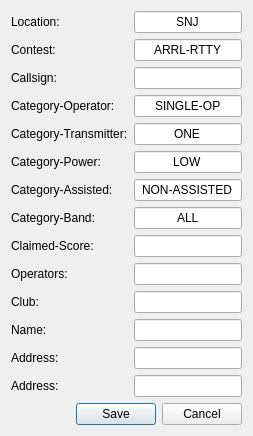
<?xml version="1.0" encoding="UTF-8"?>
<ui version="4.0">
 <class>ExportCabrillo</class>
 <widget class="QDialog" name="ExportCabrillo">
  <property name="windowTitle">
   <string>Dialog</string>
  </property>
  <layout class="QVBoxLayout" name="verticalLayout">
   <item>
    <layout class="QFormLayout" name="formLayout">
     <item row="0" column="0">
      <widget class="QLabel" name="location_label">
       <property name="text">
        <string>Location:</string>
       </property>
       <property name="buddy">
        <cstring>location_line_edit</cstring>
       </property>
      </widget>
     </item>
     <item row="0" column="1">
      <widget class="QLineEdit" name="location_line_edit">
       <property name="text">
        <string>SNJ</string>
       </property>
       <property name="alignment">
        <set>Qt::AlignCenter</set>
       </property>
      </widget>
     </item>
     <item row="1" column="0">
      <widget class="QLabel" name="contest_label">
       <property name="text">
        <string>Contest:</string>
       </property>
       <property name="buddy">
        <cstring>contest_line_edit</cstring>
       </property>
      </widget>
     </item>
     <item row="1" column="1">
      <widget class="QLineEdit" name="contest_line_edit">
       <property name="text">
        <string>ARRL-RTTY</string>
       </property>
       <property name="alignment">
        <set>Qt::AlignCenter</set>
       </property>
      </widget>
     </item>
     <item row="2" column="0">
      <widget class="QLabel" name="call_label">
       <property name="text">
        <string>Callsign:</string>
       </property>
       <property name="buddy">
        <cstring>call_line_edit</cstring>
       </property>
      </widget>
     </item>
     <item row="2" column="1">
      <widget class="QLineEdit" name="call_line_edit">
       <property name="text">
        <string/>
       </property>
       <property name="alignment">
        <set>Qt::AlignCenter</set>
       </property>
      </widget>
     </item>
     <item row="3" column="0">
      <widget class="QLabel" name="category_op_label">
       <property name="text">
        <string>Category-Operator: </string>
       </property>
       <property name="buddy">
        <cstring>category_op_line_edit</cstring>
       </property>
      </widget>
     </item>
     <item row="3" column="1">
      <widget class="QLineEdit" name="category_op_line_edit">
       <property name="text">
        <string>SINGLE-OP</string>
       </property>
       <property name="alignment">
        <set>Qt::AlignCenter</set>
       </property>
      </widget>
     </item>
     <item row="4" column="0">
      <widget class="QLabel" name="category_xmtr_label">
       <property name="text">
        <string>Category-Transmitter:</string>
       </property>
       <property name="buddy">
        <cstring>category_xmtr_line_edit</cstring>
       </property>
      </widget>
     </item>
     <item row="4" column="1">
      <widget class="QLineEdit" name="category_xmtr_line_edit">
       <property name="text">
        <string>ONE</string>
       </property>
       <property name="alignment">
        <set>Qt::AlignCenter</set>
       </property>
      </widget>
     </item>
     <item row="5" column="0">
      <widget class="QLabel" name="category_pwr_label">
       <property name="text">
        <string>Category-Power:</string>
       </property>
       <property name="buddy">
        <cstring>category_pwr_line_edit</cstring>
       </property>
      </widget>
     </item>
     <item row="5" column="1">
      <widget class="QLineEdit" name="category_pwr_line_edit">
       <property name="text">
        <string>LOW</string>
       </property>
       <property name="alignment">
        <set>Qt::AlignCenter</set>
       </property>
      </widget>
     </item>
     <item row="6" column="0">
      <widget class="QLabel" name="category_assisted_label">
       <property name="text">
        <string>Category-Assisted:</string>
       </property>
       <property name="buddy">
        <cstring>category_assisted_line_edit</cstring>
       </property>
      </widget>
     </item>
     <item row="6" column="1">
      <widget class="QLineEdit" name="category_assisted_line_edit">
       <property name="text">
        <string>NON-ASSISTED</string>
       </property>
       <property name="alignment">
        <set>Qt::AlignCenter</set>
       </property>
      </widget>
     </item>
     <item row="7" column="0">
      <widget class="QLabel" name="category_band_label">
       <property name="text">
        <string>Category-Band:</string>
       </property>
       <property name="buddy">
        <cstring>category_band_line_edit</cstring>
       </property>
      </widget>
     </item>
     <item row="7" column="1">
      <widget class="QLineEdit" name="category_band_line_edit">
       <property name="text">
        <string>ALL</string>
       </property>
       <property name="alignment">
        <set>Qt::AlignCenter</set>
       </property>
      </widget>
     </item>
     <item row="8" column="0">
      <widget class="QLabel" name="claimed_label">
       <property name="text">
        <string>Claimed-Score:</string>
       </property>
       <property name="buddy">
        <cstring>claimed_line_edit</cstring>
       </property>
      </widget>
     </item>
     <item row="8" column="1">
      <widget class="QLineEdit" name="claimed_line_edit">
       <property name="text">
        <string/>
       </property>
       <property name="alignment">
        <set>Qt::AlignCenter</set>
       </property>
      </widget>
     </item>
     <item row="9" column="0">
      <widget class="QLabel" name="operators_label">
       <property name="text">
        <string>Operators:</string>
       </property>
       <property name="buddy">
        <cstring>operators_line_edit</cstring>
       </property>
      </widget>
     </item>
     <item row="9" column="1">
      <widget class="QLineEdit" name="operators_line_edit">
       <property name="text">
        <string/>
       </property>
       <property name="alignment">
        <set>Qt::AlignCenter</set>
       </property>
      </widget>
     </item>
     <item row="10" column="0">
      <widget class="QLabel" name="club_label">
       <property name="text">
        <string>Club:</string>
       </property>
       <property name="buddy">
        <cstring>club_line_edit</cstring>
       </property>
      </widget>
     </item>
     <item row="10" column="1">
      <widget class="QLineEdit" name="club_line_edit">
       <property name="alignment">
        <set>Qt::AlignCenter</set>
       </property>
      </widget>
     </item>
     <item row="11" column="0">
      <widget class="QLabel" name="name_label">
       <property name="text">
        <string>Name:</string>
       </property>
       <property name="buddy">
        <cstring>name_line_edit</cstring>
       </property>
      </widget>
     </item>
     <item row="11" column="1">
      <widget class="QLineEdit" name="name_line_edit">
       <property name="text">
        <string/>
       </property>
       <property name="alignment">
        <set>Qt::AlignCenter</set>
       </property>
      </widget>
     </item>
     <item row="12" column="0">
      <widget class="QLabel" name="addr_1_label">
       <property name="text">
        <string>Address:</string>
       </property>
       <property name="buddy">
        <cstring>addr_1_line_edit</cstring>
       </property>
      </widget>
     </item>
     <item row="12" column="1">
      <widget class="QLineEdit" name="addr_1_line_edit">
       <property name="alignment">
        <set>Qt::AlignCenter</set>
       </property>
      </widget>
     </item>
     <item row="13" column="0">
      <widget class="QLabel" name="addr_2_label">
       <property name="text">
        <string>Address:</string>
       </property>
       <property name="buddy">
        <cstring>addr_2_line_edit</cstring>
       </property>
      </widget>
     </item>
     <item row="13" column="1">
      <widget class="QLineEdit" name="addr_2_line_edit">
       <property name="alignment">
        <set>Qt::AlignCenter</set>
       </property>
      </widget>
     </item>
    </layout>
   </item>
   <item>
    <widget class="QDialogButtonBox" name="buttonBox">
     <property name="orientation">
      <enum>Qt::Horizontal</enum>
     </property>
     <property name="standardButtons">
      <set>QDialogButtonBox::Cancel|QDialogButtonBox::Save</set>
     </property>
    </widget>
   </item>
  </layout>
 </widget>
 <resources/>
 <connections>
  <connection>
   <sender>buttonBox</sender>
   <signal>accepted()</signal>
   <receiver>ExportCabrillo</receiver>
   <slot>accept()</slot>
   <hints>
    <hint type="sourcelabel">
     <x>248</x>
     <y>254</y>
    </hint>
    <hint type="destinationlabel">
     <x>157</x>
     <y>274</y>
    </hint>
   </hints>
  </connection>
  <connection>
   <sender>buttonBox</sender>
   <signal>rejected()</signal>
   <receiver>ExportCabrillo</receiver>
   <slot>reject()</slot>
   <hints>
    <hint type="sourcelabel">
     <x>316</x>
     <y>260</y>
    </hint>
    <hint type="destinationlabel">
     <x>286</x>
     <y>274</y>
    </hint>
   </hints>
  </connection>
 </connections>
</ui>
